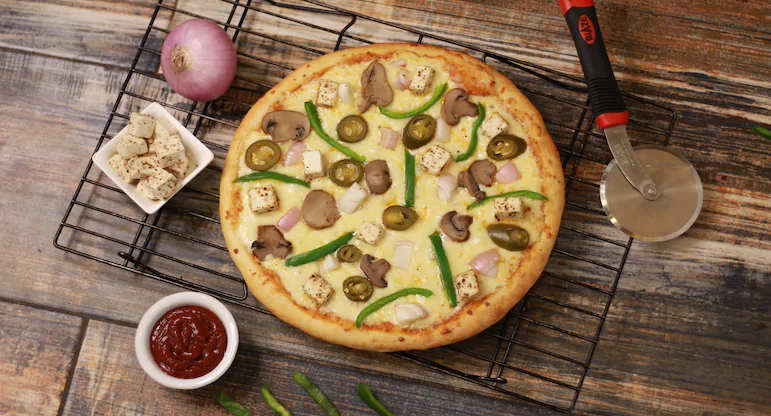
#> input picture aa.jpg, 771 x 416 px
$ python grayscaling.py
#> lines starting #> are read from the running program, lines starting #| are printed output that depends on the picture
 #grayscaling - black and white
#  import cv2
# input = cv2.imread('aa.jpg')
import cv2
input = cv2.imread('aa.jpg')
#> input is the input picture: shape (416, 771, 3); mean B, G, R 81.1, 108.9, 136
cv2.imshow('color image', input)
cv2.waitKey(0)

# bw = cv2.cvtColor(input, cv2.COLOR_BGR2GRAY)
# unother way
bw = cv2.imread('aa.jpg', 0)
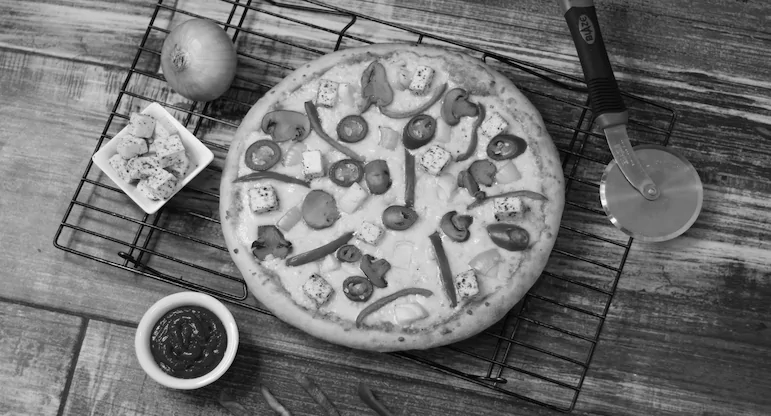
#> bw: shape (416, 771); min 0, max 255, mean 113.8
# bw = cv2.imread('aa.jpg', 1)

cv2.imshow('grayscaling', bw)
cv2.waitKey(0)
cv2.destroyAllWindows()


# dif = cv2.cvtColor(input, cv2.COLOR_BGR2HLS_FULL)
dif = cv2.cvtColor(input, cv2.COLOR_BGR2RGBA)
# dif = cv2.cvtColor(input, cv2.COLOR_BGR2LAB)
cv2.imshow('grayscaling', dif)
cv2.waitKey(0)
cv2.destroyAllWindows()

$ run again, with pic.jpg copied over aa.jpg
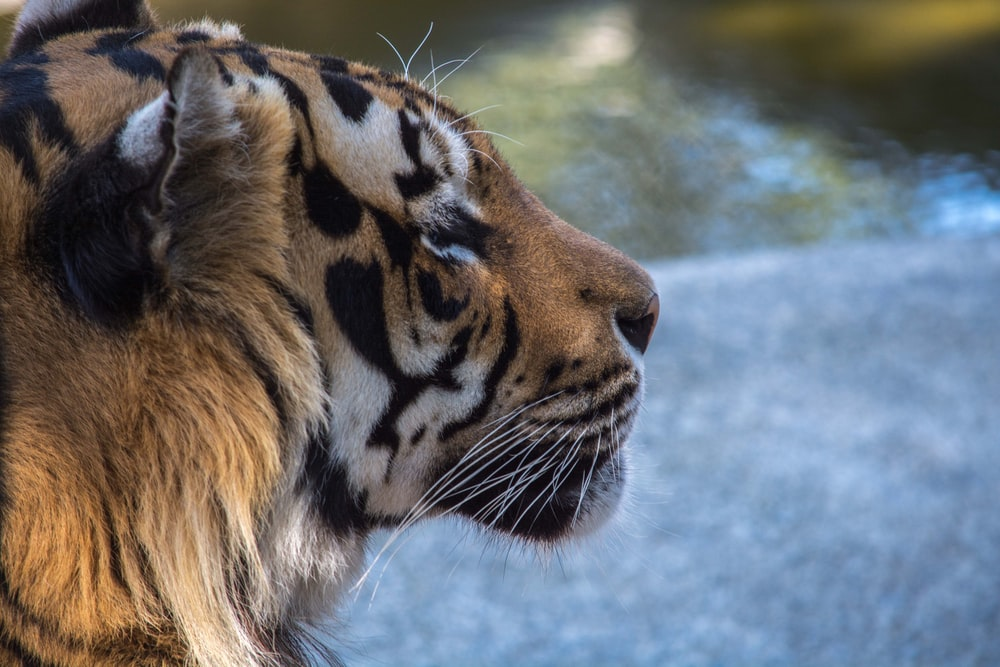
#> input picture pic.jpg, 1000 x 667 px
#> input is the input picture: shape (667, 1000, 3); mean B, G, R 113.4, 109.7, 107.6
#> `bw = cv2.imread('aa.jpg', 0)`:
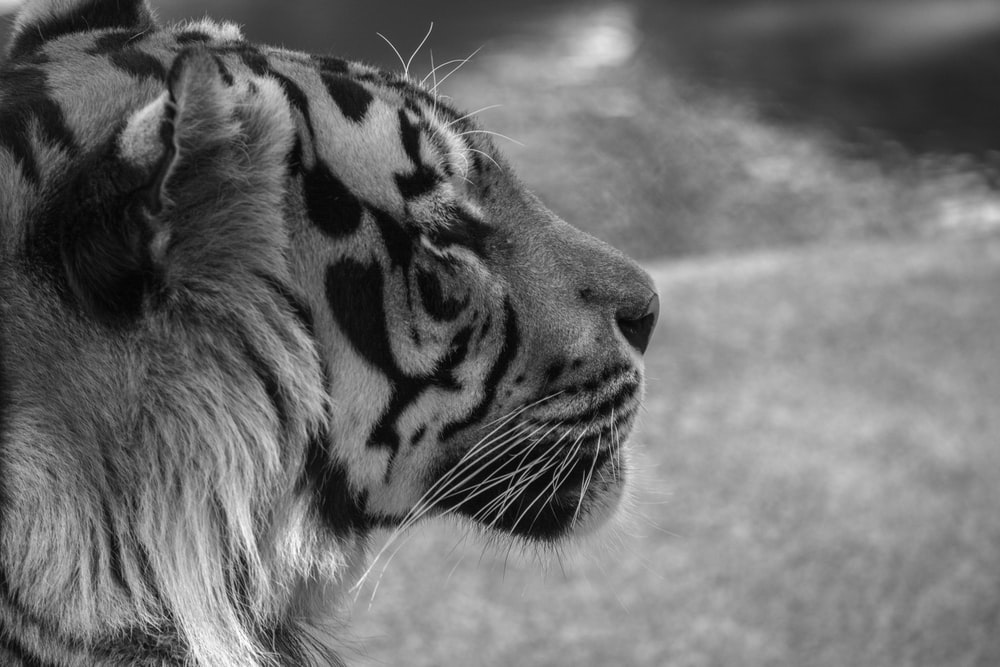
#> bw: shape (667, 1000); min 0, max 255, mean 109.5
